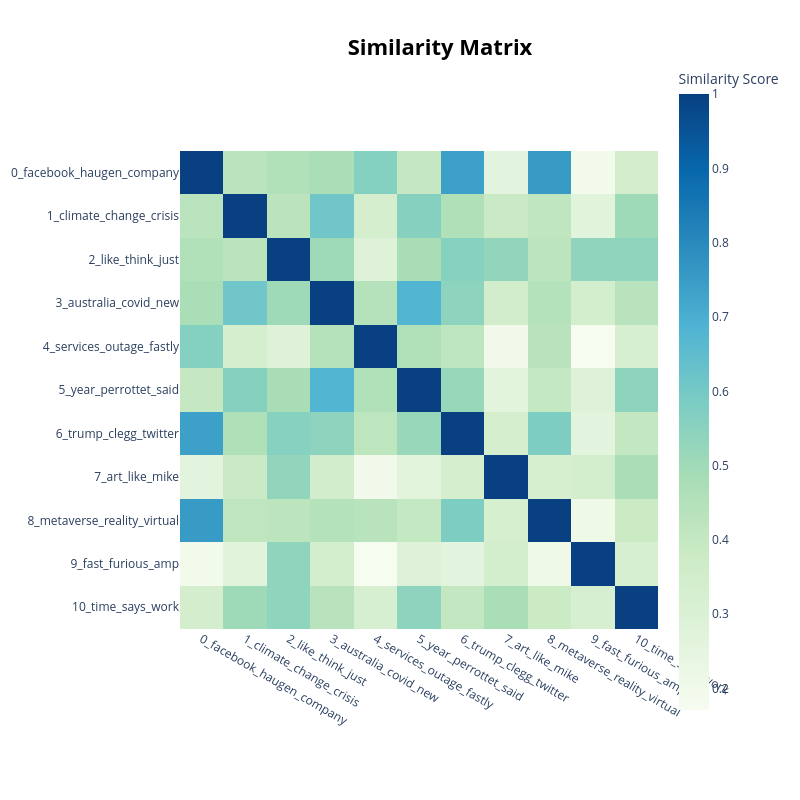

The cell this chart's notebook holds for it:
### Code cell
# Heatmap: similarity between topics
fig = pre_model.visualize_heatmap()
fig.show()

### Figure 1 — Plotly figure (JSON) as saved in the notebook; plotly's stock layout.template omitted (floating-point values rounded to 4 significant figures)
{"data": [{"coloraxis": "coloraxis", "hovertemplate": "x: %{x}<br>y: %{y}<br>Similarity Score: %{z}<extra></extra>", "name": "0", "type": "heatmap", "x": ["0_facebook_haugen_company", "1_climate_change_crisis", "2_like_think_just", "3_australia_covid_new", "4_services_outage_fastly", "5_year_perrottet_said", "6_trump_clegg_twitter", "7_art_like_mike", "8_metaverse_reality_virtual", "9_fast_furious_amp", "10_time_says_work"], "xaxis": "x", "y": ["0_facebook_haugen_company", "1_climate_change_crisis", "2_like_think_just", "3_australia_covid_new", "4_services_outage_fastly", "5_year_perrottet_said", "6_trump_clegg_twitter", "7_art_like_mike", "8_metaverse_reality_virtual", "9_fast_furious_amp", "10_time_says_work"], "yaxis": "y", "z": [[1.0, 0.4308, 0.4548, 0.4769, 0.564, 0.3977, 0.7403, 0.2658, 0.7536, 0.1971, 0.3387], [0.4308, 1.0, 0.4281, 0.61, 0.3368, 0.5603, 0.46, 0.3872, 0.4161, 0.2739, 0.5025], [0.4548, 0.4281, 1.0, 0.5017, 0.2848, 0.4828, 0.5581, 0.5314, 0.4257, 0.5373, 0.5399], [0.4769, 0.61, 0.5017, 1.0, 0.4458, 0.6795, 0.5421, 0.3507, 0.4465, 0.3454, 0.4361], [0.564, 0.3368, 0.2848, 0.4458, 1.0, 0.4551, 0.4216, 0.2, 0.4362, 0.1712, 0.3265], [0.3977, 0.5603, 0.4828, 0.6795, 0.4551, 1.0, 0.5188, 0.2627, 0.4008, 0.2888, 0.5413], [0.7403, 0.46, 0.5581, 0.5421, 0.4216, 0.5188, 1.0, 0.3374, 0.5793, 0.2648, 0.4069], [0.2658, 0.3872, 0.5314, 0.3507, 0.2, 0.2627, 0.3374, 1.0, 0.3292, 0.3445, 0.4767], [0.7536, 0.4161, 0.4257, 0.4465, 0.4362, 0.4008, 0.5793, 0.3292, 1.0, 0.2113, 0.3813], [0.1971, 0.2739, 0.5373, 0.3454, 0.1712, 0.2888, 0.2648, 0.3445, 0.2113, 1.0, 0.3251], [0.3387, 0.5025, 0.5399, 0.4361, 0.3265, 0.5413, 0.4069, 0.4767, 0.3813, 0.3251, 1.0]]}], "layout": {"coloraxis": {"colorbar": {"title": {"text": "Similarity Score"}}, "colorscale": [[0, "rgb(247,252,240)"], [0.125, "rgb(224,243,219)"], [0.25, "rgb(204,235,197)"], [0.375, "rgb(168,221,181)"], [0.5, "rgb(123,204,196)"], [0.625, "rgb(78,179,211)"], [0.75, "rgb(43,140,190)"], [0.875, "rgb(8,104,172)"], [1, "rgb(8,64,129)"]]}, "height": 800, "hoverlabel": {"bgcolor": "white", "font": {"family": "Rockwell", "size": 16}}, "legend": {"title": {"text": "Trend"}}, "margin": {"t": 60}, "showlegend": true, "title": {"font": {"color": "Black", "size": 22}, "text": "<b>Similarity Matrix</b>", "x": 0.55, "xanchor": "center", "y": 0.95, "yanchor": "top"}, "width": 800, "xaxis": {"anchor": "y", "constrain": "domain", "domain": [0, 1], "scaleanchor": "y"}, "yaxis": {"anchor": "x", "autorange": "reversed", "constrain": "domain", "domain": [0, 1]}}}
